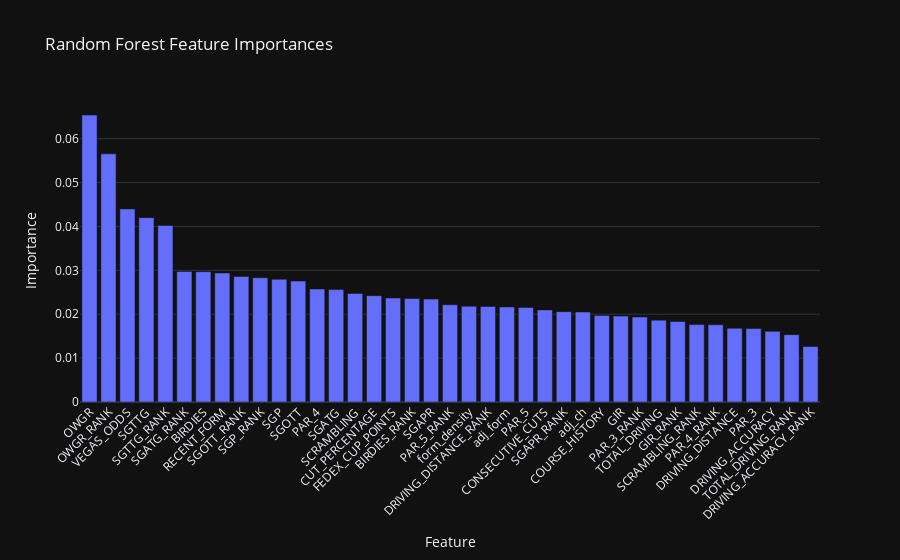

Notebook code for this chart:
### Markdown cell above
Random Forest Training & Feature Importance

Now we train on all the data (no longer cross-validation folds) and extract the feature importance to see how it compares with linear correlations.

### Code cell
from sklearn.ensemble import RandomForestClassifier
from sklearn.calibration import CalibratedClassifierCV
from sklearn.preprocessing import StandardScaler
from imblearn.pipeline import Pipeline
from imblearn.over_sampling import SMOTE
from imblearn.under_sampling import RandomUnderSampler
import pandas as pd
import plotly.express as px

# === Resample the full dataset ===
over = SMOTE(sampling_strategy=0.5, k_neighbors=3)
under = RandomUnderSampler(sampling_strategy=0.5)
resample_pipeline = Pipeline([("o", over), ("u", under)])
X_all_resampled, y_all_resampled = resample_pipeline.fit_resample(
    training_df[feature_cols], training_df["TOP_20"]
)

# === Standardize ===
scaler = StandardScaler()
X_all_scaled = scaler.fit_transform(X_all_resampled)

# === Train Calibrated Random Forest ===
base_rf = RandomForestClassifier(random_state=42)
final_model = CalibratedClassifierCV(estimator=base_rf, method="sigmoid", cv=5)
final_model.fit(X_all_scaled, y_all_resampled)

# === Extract feature importances from one of the inner estimators ===
rf_model = final_model.calibrated_classifiers_[0].estimator
importances = rf_model.feature_importances_
importance_df = pd.DataFrame({
    "Feature": feature_cols,
    "Importance": importances
}).sort_values(by="Importance", ascending=False)

# === Plot feature importances ===
fig = px.bar(
    importance_df,
    x="Feature",
    y="Importance",
    title="Random Forest Feature Importances",
    template="plotly_dark"
)
fig.update_layout(xaxis_tickangle=-45)
fig.show()

### Figure 1 — Plotly figure (JSON) as saved in the notebook; plotly's stock layout.template omitted (floating-point values rounded to 4 significant figures)
{"data": [{"hovertemplate": "Feature=%{x}<br>Importance=%{y}<extra></extra>", "legendgroup": "", "marker": {"color": "#636efa", "pattern": {"shape": ""}}, "name": "", "orientation": "v", "showlegend": false, "textposition": "auto", "type": "bar", "x": ["OWGR", "OWGR_RANK", "VEGAS_ODDS", "SGTTG", "SGTTG_RANK", "SGATG_RANK", "BIRDIES", "RECENT_FORM", "SGOTT_RANK", "SGP_RANK", "SGP", "SGOTT", "PAR_4", "SGATG", "SCRAMBLING", "CUT_PERCENTAGE", "FEDEX_CUP_POINTS", "BIRDIES_RANK", "SGAPR", "PAR_5_RANK", "form_density", "DRIVING_DISTANCE_RANK", "adj_form", "PAR_5", "CONSECUTIVE_CUTS", "SGAPR_RANK", "adj_ch", "COURSE_HISTORY", "GIR", "PAR_3_RANK", "TOTAL_DRIVING", "GIR_RANK", "SCRAMBLING_RANK", "PAR_4_RANK", "DRIVING_DISTANCE", "PAR_3", "DRIVING_ACCURACY", "TOTAL_DRIVING_RANK", "DRIVING_ACCURACY_RANK"], "xaxis": "x", "y": [0.06537, 0.05654, 0.044, 0.04201, 0.04022, 0.02974, 0.02969, 0.0294, 0.0286, 0.02832, 0.02797, 0.02755, 0.02576, 0.02561, 0.02472, 0.02424, 0.02369, 0.02358, 0.02345, 0.02217, 0.02181, 0.02177, 0.02166, 0.02154, 0.02099, 0.02059, 0.0205, 0.01974, 0.01959, 0.01938, 0.01865, 0.01834, 0.01764, 0.01759, 0.0168, 0.01673, 0.01609, 0.01534, 0.01264], "yaxis": "y"}], "layout": {"barmode": "relative", "legend": {"tracegroupgap": 0}, "title": {"text": "Random Forest Feature Importances"}, "xaxis": {"anchor": "y", "domain": [0, 1], "tickangle": -45, "title": {"text": "Feature"}}, "yaxis": {"anchor": "x", "domain": [0, 1], "title": {"text": "Importance"}}}}
